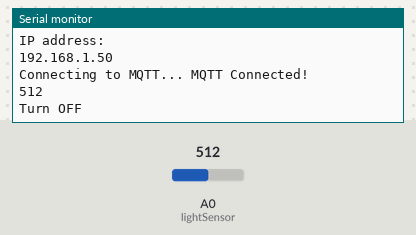
The sketch below on a simulated ESP8266 (NodeMCU). Parts: the last lines printed to the serial monitor. The test bench sets the inputs (shaded band); at power-on: A0 (lightSensor) = 512. WiFi joins after 1.5 s; servers stay silent unless stated; no MQTT or app messages arrive unless stated.

Above: at 2.7 s.
2.8 s: A0 (lightSensor) set to 158
At 4.3 s:
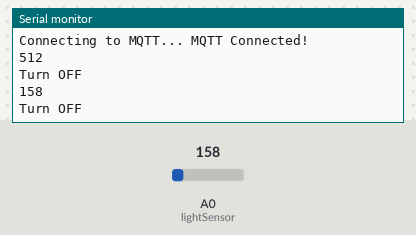
4.4 s: A0 (lightSensor) set to 135
At 7.6 s:
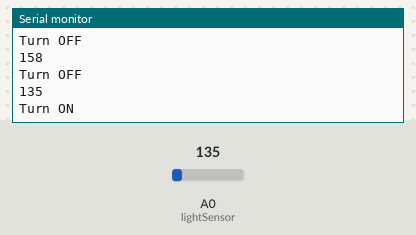
Timing chart, 0 to 9.1 s (numbered marks = the images above; inputs shaded):
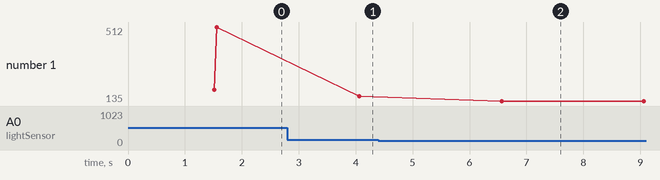

The sketch:

LightSensor.ino
```cpp
#include <ESP8266WiFi.h>
#include "Adafruit_MQTT.h"
#include "Adafruit_MQTT_Client.h"

/************************* WiFi Access Point *********************************/

#define WLAN_SSID       "WIFI_SSID"
#define WLAN_PASS       "WIFI_P@$$W0rd"

#define AIO_SERVER      "MQTT.server"
#define AIO_SERVERPORT  1883


WiFiClient client;
Adafruit_MQTT_Client mqtt(&client, AIO_SERVER, AIO_SERVERPORT);

/****************************** Feeds ***************************************/

// Notice MQTT paths for AIO follow the form: <username>/feeds/<feedname>
Adafruit_MQTT_Publish lightSensorPublisher = Adafruit_MQTT_Publish(&mqtt,"IR",MQTT_QOS_1);

/*************************** Sketch Code ************************************/

// Bug workaround for Arduino 1.6.6, it seems to need a function declaration
// for some reason (only affects ESP8266, likely an arduino-builder bug).
void MQTT_connect();

const int lightSensor = A0;

void setup() {
  pinMode(lightSensor, INPUT);

  Serial.begin(115200);
  delay(10);

  // Connect to WiFi access point.
  Serial.println(); Serial.println();
  Serial.print("Connecting to ");
  Serial.println(WLAN_SSID);

  WiFi.begin(WLAN_SSID, WLAN_PASS);
  while (WiFi.status() != WL_CONNECTED) {
    delay(500);
    Serial.print(".");
  }
  Serial.println();

  Serial.println("WiFi connected");
  Serial.println("IP address: "); Serial.println(WiFi.localIP());


}

uint32_t x=0;

void loop() {
  MQTT_connect();

Serial.println(analogRead(lightSensor));
if(analogRead(lightSensor)<150)
{
  Serial.println("Turn ON");
  lightSensorPublisher.publish("ON");
}
else
{
  Serial.println("Turn OFF");
  lightSensorPublisher.publish("OFF");
}
  delay(2500);

  if(! mqtt.ping()) {
    mqtt.disconnect();
  }

}

void MQTT_connect() {
  int8_t ret;

  // Stop if already connected.
  if (mqtt.connected()) {
    return;
  }

  Serial.print("Connecting to MQTT... ");

  uint8_t retries = 3;
  while ((ret = mqtt.connect()) != 0) { // connect will return 0 for connected
       Serial.println(mqtt.connectErrorString(ret));
       Serial.println("Retrying MQTT connection in 5 seconds...");
       mqtt.disconnect();
       delay(5000);  // wait 5 seconds
       retries--;
       if (retries == 0) {
         // basically die and wait for WDT to reset me
         while (1);
       }
  }
  Serial.println("MQTT Connected!");
}
```

Measured:
- the behaviour switches between 150 and 149 on A0 (lightSensor) (found by bisection; images 1 and 2)
- after the input at 2.8 s, the serial monitor: prints a new line after 1.3 s (image 1)
- after the input at 4.4 s, the serial monitor: prints a new line after 2.2 s (image 2)
- plotted number 1: 512 → 158 after the input at 2.8 s, 158 → 135 after the input at 4.4 s
